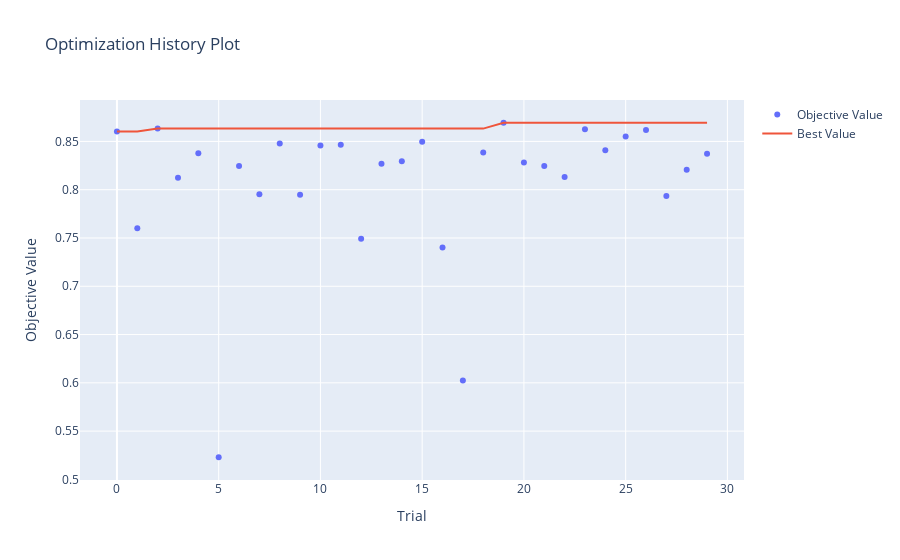
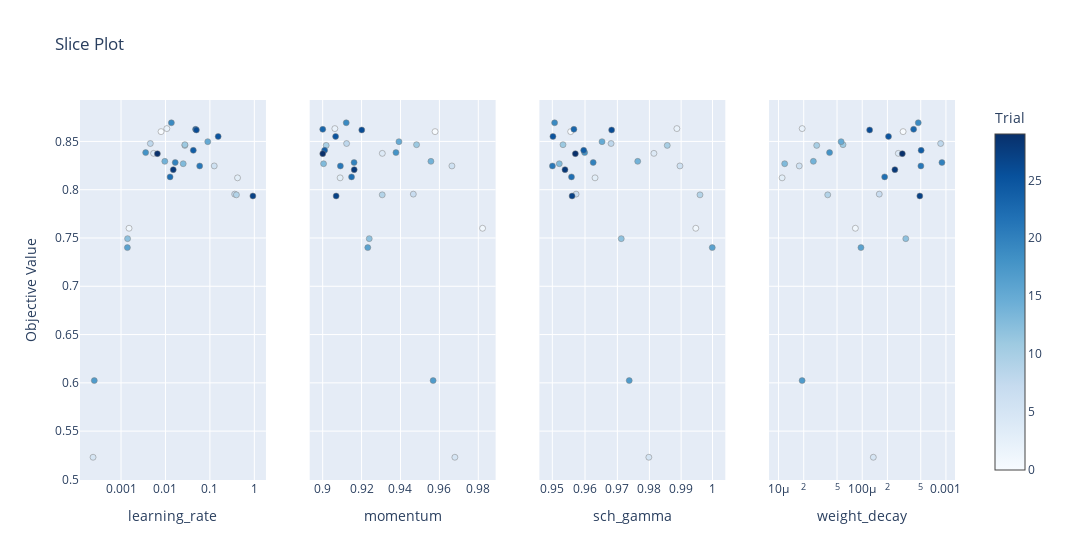

The code cell stored with these charts, in order, in its notebook:
### Code cell
study = joblib.load(
    os.path.join(
        os.pardir,
        "RAW",
        "optuna_studies",
        "AD_h_opt_ASD_WDCNN_torque.pkl",
    )
)

best_trials = optuna.create_study()
for trial in sorted(study.trials, key=lambda t: t.value, reverse=True)[:8]:
    best_trials.add_trial(trial)

study_info(study)

fig = optuna.visualization.plot_optimization_history(study)
fig.show()
optuna.visualization.plot_slice(study)

### Figure 1 — Plotly figure (JSON) as saved in the notebook; plotly's stock layout.template omitted (floating-point values rounded to 4 significant figures)
{"data": [{"mode": "markers", "name": "Objective Value", "type": "scatter", "x": [0, 1, 2, 3, 4, 5, 6, 7, 8, 9, 10, 11, 12, 13, 14, 15, 16, 17, 18, 19, 20, 21, 22, 23, 24, 25, 26, 27, 28, 29], "y": [0.8602, 0.7601, 0.8633, 0.8123, 0.8376, 0.5229, 0.8246, 0.7954, 0.8478, 0.7947, 0.8459, 0.8466, 0.7493, 0.8269, 0.8294, 0.8498, 0.74, 0.6023, 0.8384, 0.8693, 0.8282, 0.8246, 0.8133, 0.8625, 0.8407, 0.8551, 0.8618, 0.7935, 0.8208, 0.8373]}, {"mode": "lines", "name": "Best Value", "type": "scatter", "x": [0, 1, 2, 3, 4, 5, 6, 7, 8, 9, 10, 11, 12, 13, 14, 15, 16, 17, 18, 19, 20, 21, 22, 23, 24, 25, 26, 27, 28, 29], "y": [0.8602, 0.8602, 0.8633, 0.8633, 0.8633, 0.8633, 0.8633, 0.8633, 0.8633, 0.8633, 0.8633, 0.8633, 0.8633, 0.8633, 0.8633, 0.8633, 0.8633, 0.8633, 0.8633, 0.8693, 0.8693, 0.8693, 0.8693, 0.8693, 0.8693, 0.8693, 0.8693, 0.8693, 0.8693, 0.8693]}, {"marker": {"color": "#cccccc"}, "mode": "markers", "name": "Infeasible Trial", "showlegend": false, "type": "scatter", "x": [], "y": []}], "layout": {"title": {"text": "Optimization History Plot"}, "xaxis": {"title": {"text": "Trial"}}, "yaxis": {"title": {"text": "Objective Value"}}}}

### Figure 2 — Plotly figure (JSON) as saved in the notebook; plotly's stock layout.template omitted (floating-point values rounded to 4 significant figures)
{"data": [{"marker": {"color": [0, 1, 2, 3, 4, 5, 6, 7, 8, 9, 10, 11, 12, 13, 14, 15, 16, 17, 18, 19, 20, 21, 22, 23, 24, 25, 26, 27, 28, 29], "colorbar": {"title": {"text": "Trial"}, "x": 1, "xpad": 40}, "colorscale": [[0, "rgb(247,251,255)"], [0.125, "rgb(222,235,247)"], [0.25, "rgb(198,219,239)"], [0.375, "rgb(158,202,225)"], [0.5, "rgb(107,174,214)"], [0.625, "rgb(66,146,198)"], [0.75, "rgb(33,113,181)"], [0.875, "rgb(8,81,156)"], [1, "rgb(8,48,107)"]], "line": {"color": "Grey", "width": 0.5}, "showscale": true}, "mode": "markers", "showlegend": false, "type": "scatter", "x": [0.007957, 0.001515, 0.01074, 0.4189, 0.005405, 0.0002347, 0.1253, 0.3612, 0.004569, 0.3955, 0.02732, 0.02739, 0.001405, 0.02509, 0.009666, 0.0895, 0.001392, 0.0002502, 0.003586, 0.01359, 0.0166, 0.05891, 0.0127, 0.04764, 0.04233, 0.1535, 0.04969, 0.9283, 0.01498, 0.006586], "xaxis": "x", "y": [0.8602, 0.7601, 0.8633, 0.8123, 0.8376, 0.5229, 0.8246, 0.7954, 0.8478, 0.7947, 0.8459, 0.8466, 0.7493, 0.8269, 0.8294, 0.8498, 0.74, 0.6023, 0.8384, 0.8693, 0.8282, 0.8246, 0.8133, 0.8625, 0.8407, 0.8551, 0.8618, 0.7935, 0.8208, 0.8373], "yaxis": "y"}, {"marker": {"color": [0, 1, 2, 3, 4, 5, 6, 7, 8, 9, 10, 11, 12, 13, 14, 15, 16, 17, 18, 19, 20, 21, 22, 23, 24, 25, 26, 27, 28, 29], "colorbar": {"title": {"text": "Trial"}, "x": 1, "xpad": 40}, "colorscale": [[0, "rgb(247,251,255)"], [0.125, "rgb(222,235,247)"], [0.25, "rgb(198,219,239)"], [0.375, "rgb(158,202,225)"], [0.5, "rgb(107,174,214)"], [0.625, "rgb(66,146,198)"], [0.75, "rgb(33,113,181)"], [0.875, "rgb(8,81,156)"], [1, "rgb(8,48,107)"]], "line": {"color": "Grey", "width": 0.5}, "showscale": false}, "mode": "markers", "showlegend": false, "type": "scatter", "x": [0.9578, 0.9822, 0.9063, 0.909, 0.9307, 0.968, 0.9664, 0.9466, 0.9123, 0.9306, 0.9018, 0.9483, 0.9239, 0.9005, 0.9556, 0.9392, 0.9232, 0.9568, 0.9377, 0.9121, 0.9161, 0.9091, 0.9148, 0.9, 0.901, 0.9067, 0.9201, 0.9069, 0.9162, 0.9001], "xaxis": "x2", "y": [0.8602, 0.7601, 0.8633, 0.8123, 0.8376, 0.5229, 0.8246, 0.7954, 0.8478, 0.7947, 0.8459, 0.8466, 0.7493, 0.8269, 0.8294, 0.8498, 0.74, 0.6023, 0.8384, 0.8693, 0.8282, 0.8246, 0.8133, 0.8625, 0.8407, 0.8551, 0.8618, 0.7935, 0.8208, 0.8373], "yaxis": "y2"}, {"marker": {"color": [0, 1, 2, 3, 4, 5, 6, 7, 8, 9, 10, 11, 12, 13, 14, 15, 16, 17, 18, 19, 20, 21, 22, 23, 24, 25, 26, 27, 28, 29], "colorbar": {"title": {"text": "Trial"}, "x": 1, "xpad": 40}, "colorscale": [[0, "rgb(247,251,255)"], [0.125, "rgb(222,235,247)"], [0.25, "rgb(198,219,239)"], [0.375, "rgb(158,202,225)"], [0.5, "rgb(107,174,214)"], [0.625, "rgb(66,146,198)"], [0.75, "rgb(33,113,181)"], [0.875, "rgb(8,81,156)"], [1, "rgb(8,48,107)"]], "line": {"color": "Grey", "width": 0.5}, "showscale": false}, "mode": "markers", "showlegend": false, "type": "scatter", "x": [0.9556, 0.9947, 0.9887, 0.9631, 0.9814, 0.9798, 0.9896, 0.9573, 0.968, 0.996, 0.9856, 0.9533, 0.9712, 0.9521, 0.9763, 0.9652, 0.9999, 0.9737, 0.9599, 0.9507, 0.9625, 0.95, 0.9559, 0.9566, 0.9596, 0.9502, 0.9682, 0.956, 0.9539, 0.957], "xaxis": "x3", "y": [0.8602, 0.7601, 0.8633, 0.8123, 0.8376, 0.5229, 0.8246, 0.7954, 0.8478, 0.7947, 0.8459, 0.8466, 0.7493, 0.8269, 0.8294, 0.8498, 0.74, 0.6023, 0.8384, 0.8693, 0.8282, 0.8246, 0.8133, 0.8625, 0.8407, 0.8551, 0.8618, 0.7935, 0.8208, 0.8373], "yaxis": "y3"}, {"marker": {"color": [0, 1, 2, 3, 4, 5, 6, 7, 8, 9, 10, 11, 12, 13, 14, 15, 16, 17, 18, 19, 20, 21, 22, 23, 24, 25, 26, 27, 28, 29], "colorbar": {"title": {"text": "Trial"}, "x": 1, "xpad": 40}, "colorscale": [[0, "rgb(247,251,255)"], [0.125, "rgb(222,235,247)"], [0.25, "rgb(198,219,239)"], [0.375, "rgb(158,202,225)"], [0.5, "rgb(107,174,214)"], [0.625, "rgb(66,146,198)"], [0.75, "rgb(33,113,181)"], [0.875, "rgb(8,81,156)"], [1, "rgb(8,48,107)"]], "line": {"color": "Grey", "width": 0.5}, "showscale": false}, "mode": "markers", "showlegend": false, "type": "scatter", "x": [0.0003078, 8.278e-05, 1.916e-05, 1.103e-05, 0.0002698, 0.0001356, 1.768e-05, 0.0001597, 0.0008645, 3.871e-05, 2.858e-05, 5.893e-05, 0.0003313, 1.184e-05, 2.607e-05, 5.591e-05, 9.657e-05, 1.913e-05, 4.069e-05, 0.000467, 0.0008962, 0.0005021, 0.0001852, 0.000411, 0.0005055, 0.000206, 0.0001226, 0.0004878, 0.0002454, 0.0003012], "xaxis": "x4", "y": [0.8602, 0.7601, 0.8633, 0.8123, 0.8376, 0.5229, 0.8246, 0.7954, 0.8478, 0.7947, 0.8459, 0.8466, 0.7493, 0.8269, 0.8294, 0.8498, 0.74, 0.6023, 0.8384, 0.8693, 0.8282, 0.8246, 0.8133, 0.8625, 0.8407, 0.8551, 0.8618, 0.7935, 0.8208, 0.8373], "yaxis": "y4"}], "layout": {"title": {"text": "Slice Plot"}, "width": 1200, "xaxis": {"anchor": "y", "domain": [0, 0.2125], "title": {"text": "learning_rate"}, "type": "log"}, "xaxis2": {"anchor": "y2", "domain": [0.2625, 0.475], "title": {"text": "momentum"}}, "xaxis3": {"anchor": "y3", "domain": [0.525, 0.7375], "title": {"text": "sch_gamma"}, "type": "log"}, "xaxis4": {"anchor": "y4", "domain": [0.7875, 1], "title": {"text": "weight_decay"}, "type": "log"}, "yaxis": {"anchor": "x", "domain": [0, 1], "title": {"text": "Objective Value"}}, "yaxis2": {"anchor": "x2", "domain": [0, 1], "matches": "y", "showticklabels": false}, "yaxis3": {"anchor": "x3", "domain": [0, 1], "matches": "y", "showticklabels": false}, "yaxis4": {"anchor": "x4", "domain": [0, 1], "matches": "y", "showticklabels": false}}}
